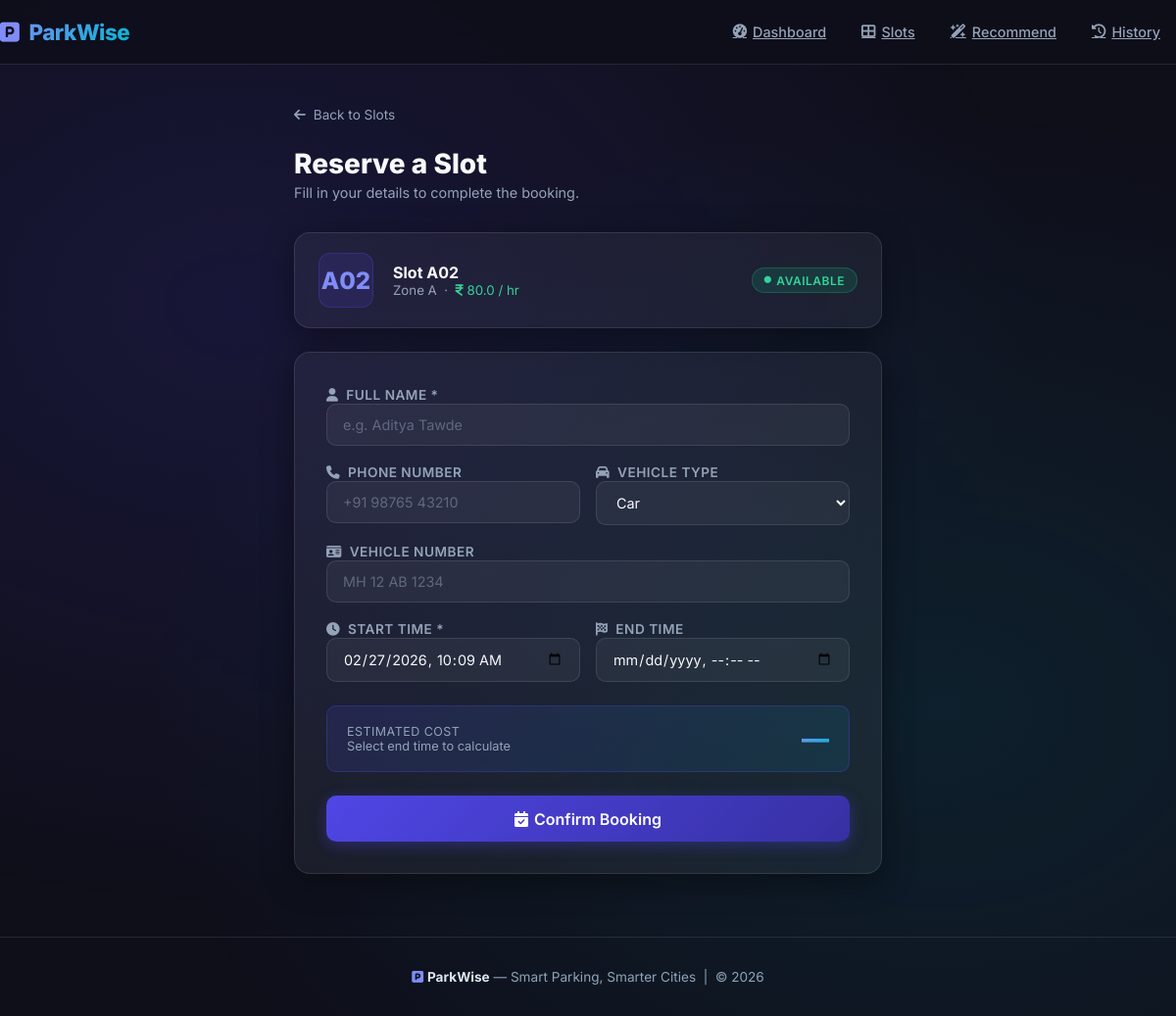
/booking/2, run on the app's committed database.
### models.py (models this page shows)
class ParkingSlot(Base):
    __tablename__ = "parking_slots"
    id = Column(Integer, primary_key=True, index=True)
    slot_number = Column(String, unique=True, index=True)
    is_occupied = Column(Boolean, default=False)
    zone = Column(String)
    price_per_hour = Column(Float, default=50.0)
    vehicle_types = Column(String, default="Car,Bike,SUV")  # comma-separated
    last_occupied_time = Column(DateTime, nullable=True)
    created_at = Column(DateTime, default=datetime.utcnow)
    bookings = relationship("Booking", back_populates="slot")

### main.py (the view)
@app.get("/booking/{slot_id}", response_class=HTMLResponse)
def booking_form(slot_id: int, request: Request, db: Session = Depends(get_db)):
    slot = crud.get_slot_by_id(db, slot_id)
    now_str = datetime.utcnow().strftime("%Y-%m-%dT%H:%M")
    return templates.TemplateResponse("booking.html", {
        "request": request,
        "slot": slot,
        "now_str": now_str,
    })

### templates/booking.html (shortened to what this page needs)
{% extends "base.html" %}
{% block content %}
<div style="max-width:600px; margin:0 auto;" class="fade-in-up">
    <div style="margin-bottom:1.5rem;">
        <a href="/slots" style="color:var(--text-muted); text-decoration:none; font-size:0.85rem;">
            <i class="fa-solid fa-arrow-left" style="margin-right:4px;"></i> Back to Slots
        </a>
    </div>
    <h1 class="section-title">Reserve a Slot</h1>
    <p class="section-subtitle">Fill in your details to complete the booking.</p>
    {% if slot %}
    <div class="glass-card" style="padding:1.25rem 1.5rem; margin-bottom:1.5rem; display:flex; align-items:center; gap:1.25rem;">
        <div style="width:56px; height:56px; border-radius:12px; background:rgba(79,70,229,0.15);
            border:1px solid rgba(79,70,229,0.3); display:flex; align-items:center; justify-content:center;
            font-size:1.5rem; font-weight:800; color:#818cf8; flex-shrink:0;">
            {{ slot.slot_number }}
        </div>
        <div style="flex:1;">
            <div style="font-weight:700; color:var(--text-strong);">Slot {{ slot.slot_number }}</div>
            <div style="font-size:0.83rem; color:var(--text-muted);">
                Zone {{ slot.zone }} &nbsp;·&nbsp;
                <span style="color:#34d399;"><i class="fa-solid fa-indian-rupee-sign"></i> {{ slot.price_per_hour }} / hr</span>
            </div>
        </div>
        {% if not slot.is_occupied %}
        <span class="status-badge available"><i class="fa-solid fa-circle" style="font-size:0.45rem;"></i> Available</span>
        {% else %}
        <span class="status-badge occupied"><i class="fa-solid fa-circle" style="font-size:0.45rem;"></i> Occupied</span>
        {% endif %}
    </div>
    {% if slot.is_occupied %}
    <div style="background:rgba(239,68,68,0.1); border:1px solid rgba(239,68,68,0.3); border-radius:12px;
        padding:1rem 1.25rem; color:#f87171; font-size:0.9rem;">
        <i class="fa-solid fa-triangle-exclamation"></i> This slot is currently occupied. Please choose another slot.
        <a href="/slots" style="color:#fca5a5; margin-left:8px;">Browse available slots →</a>
    </div>
    {% else %}
    <form method="POST" action="/booking/{{ slot.id }}" class="glass-card" style="padding:2rem;">
        <div style="display:grid; grid-template-columns:1fr 1fr; gap:1rem;">
            <div style="grid-column:1/-1;">
                <label class="form-label"><i class="fa-solid fa-user" style="margin-right:4px;"></i> Full Name *</label>
                <input type="text" name="user_name" class="form-control" placeholder="e.g. Aditya Tawde" required style="width:100%;">
            </div>
            <div>
                <label class="form-label"><i class="fa-solid fa-phone" style="margin-right:4px;"></i> Phone Number</label>
                <input type="tel" name="phone_number" class="form-control" placeholder="+91 98765 43210" style="width:100%;">
            </div>
            <div>
                <label class="form-label"><i class="fa-solid fa-car" style="margin-right:4px;"></i> Vehicle Type</label>
                <select name="vehicle_type" class="form-control form-select" style="width:100%;">
                    {% for vt in slot.vehicle_types.split(',') %}
                    <option value="{{ vt.strip() }}">{{ vt.strip() }}</option>
                    {% endfor %}
                </select>
            </div>
            <div style="grid-column:1/-1;">
                <label class="form-label"><i class="fa-solid fa-id-card" style="margin-right:4px;"></i> Vehicle Number</label>
                <input type="text" name="vehicle_number" class="form-control" placeholder="MH 12 AB 1234" style="width:100%;">
            </div>
            <div>
                <label class="form-label"><i class="fa-solid fa-clock" style="margin-right:4px;"></i> Start Time *</label>
                <input type="datetime-local" name="start_time" id="start_time" class="form-control"
                    value="{{ now_str }}" required style="width:100%;">
            </div>
            <div>
                <label class="form-label"><i class="fa-solid fa-flag-checkered" style="margin-right:4px;"></i> End Time</label>
                <input type="datetime-local" name="end_time" id="end_time" class="form-control" style="width:100%;">
            </div>
        </div>
        <div class="price-estimate" style="margin-top:1.5rem;">
            <div>
                <div style="font-size:0.78rem; color:var(--text-muted); text-transform:uppercase; letter-spacing:0.5px;">Estimated Cost</div>
                <div style="font-size:0.8rem; color:var(--text-muted);" id="estimated_duration">Select end time to calculate</div>
            </div>
            <div class="price-value" id="estimated_price">—</div>
        </div>
        <button type="submit" class="btn btn-primary btn-lg" style="width:100%; margin-top:1.5rem; justify-content:center;">
            <i class="fa-solid fa-calendar-check"></i> Confirm Booking
        </button>
    </form>
    {% endif %}
    {% endif %}
</div>
{% endblock %}

### static/css/style.css (style rules this page uses)
:root { --primary: #4f46e5; --primary-light: #818cf8; --primary-dark: #3730a3; --accent: #06b6d4; --success: #10b981; --danger: #ef4444; --warning: #f59e0b; --bg: #0f0f1a; --bg-card: rgba(255, 255, 255, 0.05); --bg-card-hover: rgba(255, 255, 255, 0.09); --border: rgba(255, 255, 255, 0.1); --text: #e2e8f0; --text-muted: #94a3b8; --text-strong: #f8fafc; --radius: 16px; --radius-sm: 10px; --shadow: 0 8px 32px rgba(0, 0, 0, 0.4); --shadow-lg: 0 20px 60px rgba(0, 0, 0, 0.5); --glow: 0 0 20px rgba(79, 70, 229, 0.35); }
*, *::before, *::after { margin: 0; padding: 0; box-sizing: border-box; }
html { scroll-behavior: smooth; }
body { background: var(--bg); font-family: 'Inter', sans-serif; color: var(--text); min-height: 100vh; overflow-x: hidden; }
body::before { content: ''; position: fixed; inset: 0; background: radial-gradient(ellipse at 20% 30%, rgba(79, 70, 229, 0.15) 0%, transparent 60%), radial-gradient(ellipse at 80% 70%, rgba(6, 182, 212, 0.1) 0%, transparent 60%); pointer-events: none; z-index: 0; }
.section-title { font-size: 1.75rem; font-weight: 800; color: var(--text-strong); margin-bottom: 0.25rem; }
.section-subtitle { color: var(--text-muted); font-size: 0.9rem; margin-bottom: 2rem; }
.glass-card { background: var(--bg-card); border: 1px solid var(--border); border-radius: var(--radius); backdrop-filter: blur(20px); box-shadow: var(--shadow); transition: transform 0.25s ease, box-shadow 0.25s ease, background 0.25s ease; }
.status-badge { display: inline-flex; align-items: center; gap: 5px; font-size: 0.75rem; font-weight: 600; padding: 0.3rem 0.75rem; border-radius: 999px; text-transform: uppercase; letter-spacing: 0.5px; }
.status-badge.available { background: rgba(16, 185, 129, 0.15); color: #34d399; border: 1px solid rgba(16, 185, 129, 0.3); }
.btn { font-family: 'Inter', sans-serif; font-weight: 600; font-size: 0.875rem; border-radius: var(--radius-sm); padding: 0.65rem 1.4rem; transition: all 0.2s ease; display: inline-flex; align-items: center; gap: 6px; border: none; cursor: pointer; }
.btn-primary { background: linear-gradient(135deg, var(--primary), var(--primary-dark)); color: white; box-shadow: 0 4px 15px rgba(79, 70, 229, 0.35); }
.btn-lg { padding: 0.85rem 2rem; font-size: 1rem; border-radius: var(--radius-sm); }
.form-label { color: var(--text-muted); font-size: 0.85rem; font-weight: 600; text-transform: uppercase; letter-spacing: 0.5px; margin-bottom: 0.5rem; }
.form-control, .form-select { background: rgba(255, 255, 255, 0.05); border: 1px solid var(--border); border-radius: var(--radius-sm); color: var(--text-strong); padding: 0.75rem 1rem; font-family: 'Inter', sans-serif; font-size: 0.9rem; transition: all 0.2s ease; }
.form-control::placeholder { color: rgba(148, 163, 184, 0.5); }
.form-select option { background: #1e1e2e; color: var(--text); }
.price-estimate { background: linear-gradient(135deg, rgba(79, 70, 229, 0.15), rgba(6, 182, 212, 0.1)); border: 1px solid rgba(79, 70, 229, 0.3); border-radius: var(--radius-sm); padding: 1rem 1.25rem; display: flex; align-items: center; justify-content: space-between; margin-top: 1rem; }
.price-estimate .price-value { font-size: 1.75rem; font-weight: 800; background: linear-gradient(135deg, var(--primary-light), var(--accent)); -webkit-background-clip: text; -webkit-text-fill-color: transparent; background-clip: text; }
.fade-in-up { animation: fadeInUp 0.5s ease both; }

### data on the page
ParkingSlot: slot_number "A02", zone "A", price_per_hour "80.0", vehicle_type "Car"
